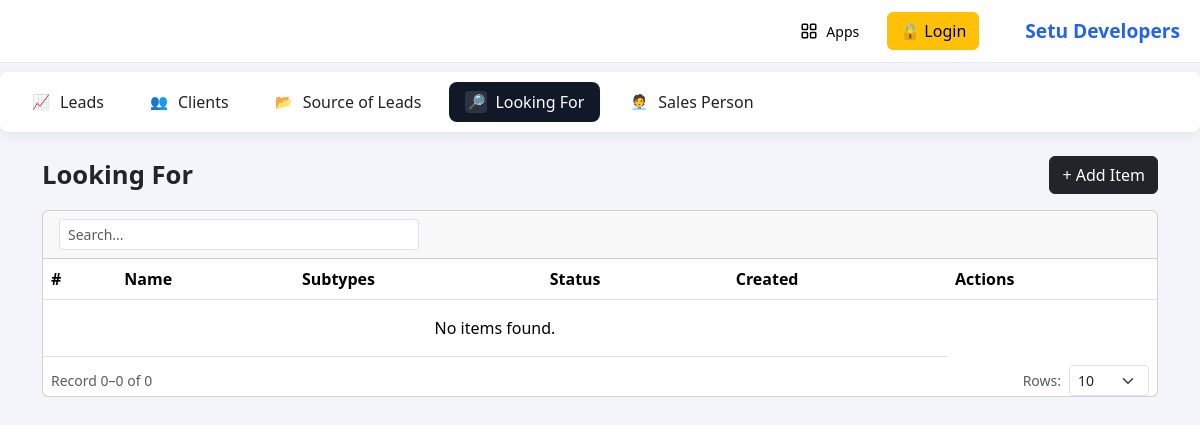
The app's page /admin/leads/looking_for.php, older data.
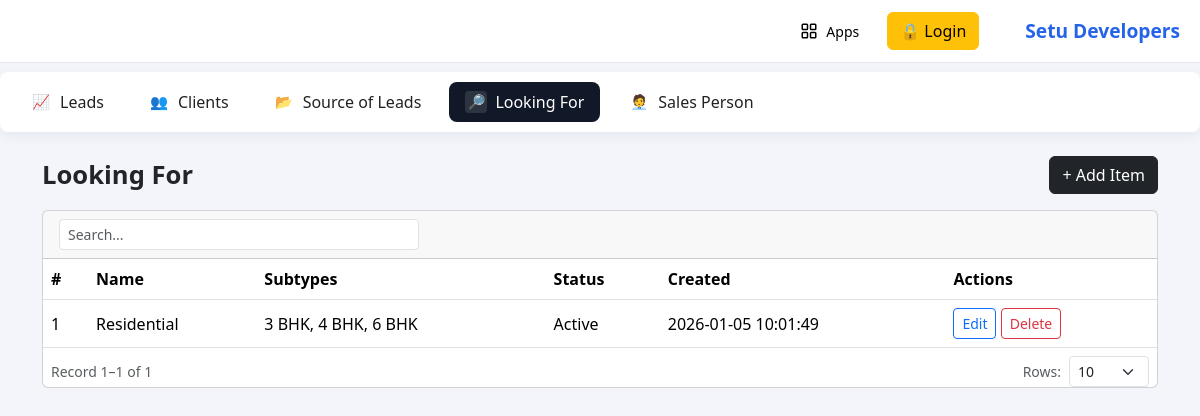
The same page, newer data.
### tables this page shows
CREATE TABLE IF NOT EXISTS `lead_looking_for` (
  `id` int NOT NULL AUTO_INCREMENT,
  `name` varchar(255) DEFAULT NULL,
  `status` varchar(32) DEFAULT 'active',
  `created_at` timestamp NULL DEFAULT CURRENT_TIMESTAMP,
  `updated_at` timestamp NULL DEFAULT NULL ON UPDATE CURRENT_TIMESTAMP,
  PRIMARY KEY (`id`)
);

### admin/leads/leads_looking_for_list_fragment.php (the view, shortened to what this page needs)
<?php
include_once __DIR__ . '/../config/db.php';
$page = isset($_GET['page']) ? max(1, intval($_GET['page'])) : 1;
$per_page = isset($_GET['per_page']) ? max(1, intval($_GET['per_page'])) : 10;
$offset = ($page - 1) * $per_page;
$con->query("CREATE TABLE IF NOT EXISTS lead_looking_for (
  id INT AUTO_INCREMENT PRIMARY KEY,
  name VARCHAR(255),
  status VARCHAR(32) DEFAULT 'active',
  created_at TIMESTAMP DEFAULT CURRENT_TIMESTAMP,
  updated_at TIMESTAMP NULL ON UPDATE CURRENT_TIMESTAMP
)");
$where = '';
$countRes = $con->query("SELECT COUNT(*) AS c FROM lead_looking_for" . $where);
$totalCount = 0; if ($countRes && $countRes->num_rows){ $r = $countRes->fetch_assoc(); $totalCount = (int)($r['c'] ?? 0); }
$con->query("CREATE TABLE IF NOT EXISTS lead_looking_for_types (id INT AUTO_INCREMENT PRIMARY KEY, looking_for_id INT NOT NULL, name VARCHAR(255), FOREIGN KEY (looking_for_id) REFERENCES lead_looking_for(id) ON DELETE CASCADE)");
$con->query("CREATE TABLE IF NOT EXISTS lead_looking_for_type_subtypes (id INT AUTO_INCREMENT PRIMARY KEY, type_id INT NOT NULL, name VARCHAR(255), FOREIGN KEY (type_id) REFERENCES lead_looking_for_types(id) ON DELETE CASCADE)");
$res = $con->query("SELECT l.*, GROUP_CONCAT(DISTINCT st.name ORDER BY st.id SEPARATOR ', ') AS subtypes FROM lead_looking_for l LEFT JOIN lead_looking_for_types t ON t.looking_for_id = l.id LEFT JOIN lead_looking_for_type_subtypes st ON st.type_id = t.id" . $where . " GROUP BY l.id ORDER BY l.id DESC LIMIT " . (int)$offset . "," . (int)$per_page);
function e($v){ return htmlspecialchars($v); }
?>
<div class="table-responsive">
  <table class="table table-hover align-middle mb-0">
    <thead>
      <tr><th>#</th><th>Name</th><th>Subtypes</th><th>Status</th><th>Created</th><th>Actions</th></tr>
    </thead>
    <tbody>
      <?php if ($res && $res->num_rows): while ($row = $res->fetch_assoc()): ?>
          <tr data-id="<?= e($row['id']) ?>">
            <td><?= e($row['id']) ?></td>
            <td><?= e($row['name']) ?></td>
            <td><?= e($row['subtypes'] ?? '') ?></td>
            <td><?= e(ucfirst((string)$row['status'])) ?></td>
            <td><?= e($row['created_at'] ?? '') ?></td>
          <td>
            <button class="btn btn-sm btn-outline-primary btn-edit-lf">Edit</button>
            <button class="btn btn-sm btn-outline-danger btn-delete-lf">Delete</button>
          </td>
        </tr>
      <?php endwhile; else: ?>
        <tr><td colspan="5" class="text-center py-3">No items found.</td></tr>
      <?php endif; ?>
    </tbody>
  </table>
</div>
<?php
$startRec = $totalCount > 0 ? ($offset + 1) : 0;
$endRec = $totalCount > 0 ? ($offset + ($res ? $res->num_rows : 0)) : 0;
?>
<div class="d-flex justify-content-between align-items-center mt-2 px-2">
  <div class="small text-muted">Record <?php echo $startRec; ?>–<?php echo $endRec; ?> of <?php echo $totalCount; ?></div>
  <div class="d-flex align-items-center gap-2">
    <label class="small text-muted mb-0">Rows:</label>
    <select id="lfPerPageFooter" class="form-select form-select-sm" style="width:80px;">
      <option value="10" <?php if($per_page==10) echo 'selected'; ?>>10</option>
    </select>
  </div>
</div>

Row changes from the older to the newer data that the page shows:
added lead_looking_for: id "1", name "Residential", subtypes "3 BHK, 4 BHK, 6 BHK", status "Active", created_at "2026-01-05 10:01:49"
Text that changed along with them:
$startRec: "0" → "1"
$endRec: "0" → "1"
$totalCount: "0" → "1"
text no longer shown: "No items found."
